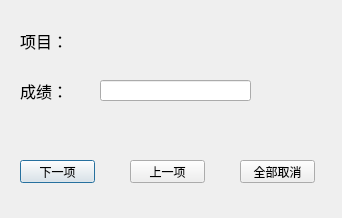
<?xml version="1.0" encoding="UTF-8"?>
<ui version="4.0">
 <class>AskRe</class>
 <widget class="QDialog" name="AskRe">
  <property name="geometry">
   <rect>
    <x>0</x>
    <y>0</y>
    <width>342</width>
    <height>218</height>
   </rect>
  </property>
  <property name="windowTitle">
   <string>Dialog</string>
  </property>
  <widget class="QLabel" name="label">
   <property name="geometry">
    <rect>
     <x>20</x>
     <y>10</y>
     <width>281</width>
     <height>61</height>
    </rect>
   </property>
   <property name="font">
    <font>
     <family>Arial</family>
     <pointsize>12</pointsize>
    </font>
   </property>
   <property name="text">
    <string>项目：</string>
   </property>
  </widget>
  <widget class="QPushButton" name="pushButton">
   <property name="geometry">
    <rect>
     <x>20</x>
     <y>160</y>
     <width>75</width>
     <height>23</height>
    </rect>
   </property>
   <property name="text">
    <string>下一项</string>
   </property>
  </widget>
  <widget class="QPushButton" name="pushButton_2">
   <property name="geometry">
    <rect>
     <x>130</x>
     <y>160</y>
     <width>75</width>
     <height>23</height>
    </rect>
   </property>
   <property name="text">
    <string>上一项</string>
   </property>
  </widget>
  <widget class="QPushButton" name="pushButton_3">
   <property name="geometry">
    <rect>
     <x>240</x>
     <y>160</y>
     <width>75</width>
     <height>23</height>
    </rect>
   </property>
   <property name="text">
    <string>全部取消</string>
   </property>
  </widget>
  <widget class="QLineEdit" name="lineEdit">
   <property name="geometry">
    <rect>
     <x>100</x>
     <y>80</y>
     <width>151</width>
     <height>21</height>
    </rect>
   </property>
  </widget>
  <widget class="QLabel" name="label_2">
   <property name="geometry">
    <rect>
     <x>20</x>
     <y>60</y>
     <width>51</width>
     <height>61</height>
    </rect>
   </property>
   <property name="font">
    <font>
     <family>Arial</family>
     <pointsize>12</pointsize>
    </font>
   </property>
   <property name="text">
    <string>成绩：</string>
   </property>
  </widget>
 </widget>
 <resources/>
 <connections/>
</ui>
